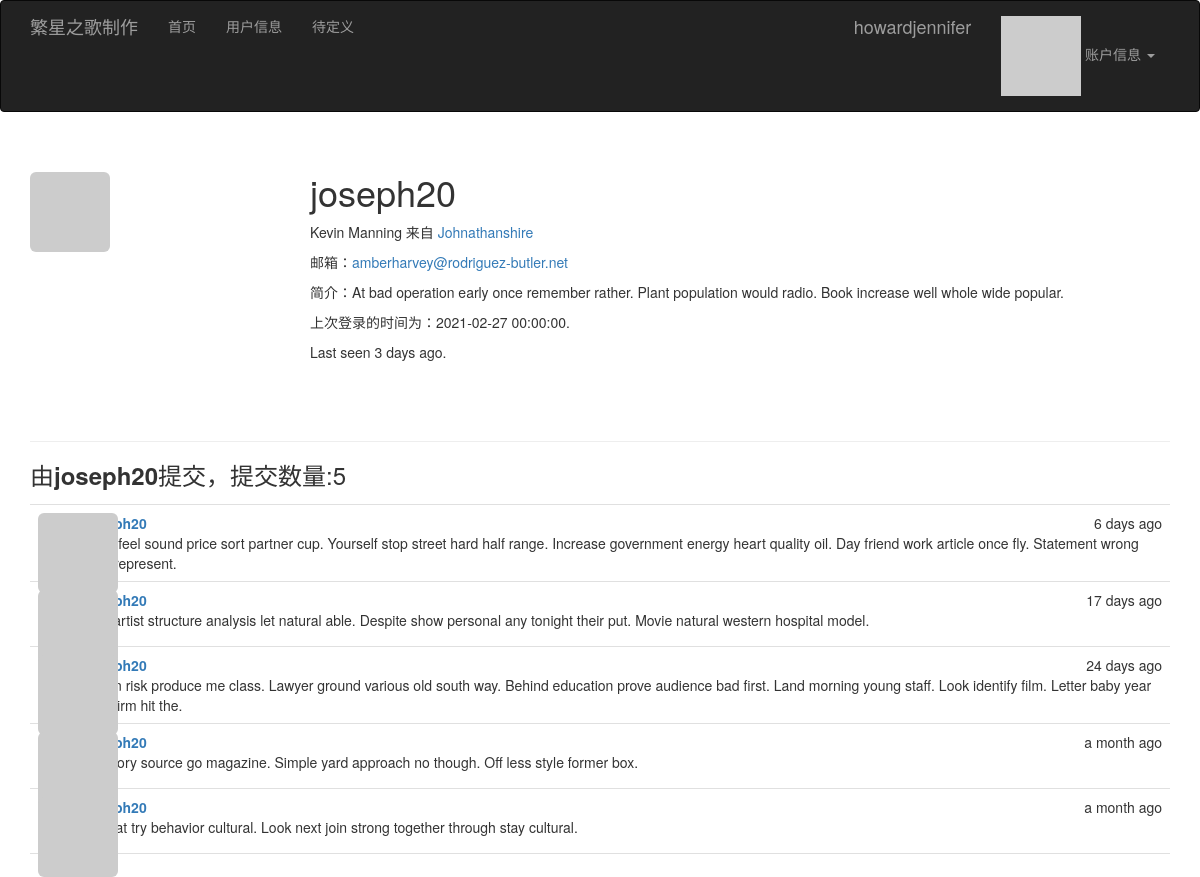
/user/joseph20 (signed in), run on the app's committed database.
### app/models.py (models this page shows, shortened)
class User(UserMixin, db.Model):
    __tablename__ = 'users'
    id = db.Column(db.Integer, primary_key=True)
    email = db.Column(db.String(64), unique=True, index=True)
    username = db.Column(db.String(64), unique=True, index=True)
    role_id = db.Column(db.Integer, db.ForeignKey('roles.id'))
    password_hash = db.Column(db.String(128))
    confirmed = db.Column(db.Boolean, default=False)
    name = db.Column(db.String(64))   #保留
    location = db.Column(db.String(64))     #修改1
    about_me = db.Column(db.Text())          #修改1
    member_since = db.Column(db.DateTime(), default=datetime.utcnow)   #修改1
    last_seen = db.Column(db.DateTime(), default=datetime.utcnow)    #保留
    avatar_hash = db.Column(db.String(32))      #和头像相关
    posts = db.relationship('Post', backref='author', lazy='dynamic')   #博客文章相关
    @property
    def password(self):
        raise AttributeError('password is not a readable attribute')
    def can(self, perm):
        return self.role is not None and self.role.has_permission(perm)
    def is_administrator(self):
        return self.can(Permission.ADMIN)
    def ping(self, commit=False):
        self.last_seen = datetime.utcnow()
        db.session.add(self)
        if commit:
            db.session.commit()
    def gravatar(self, size=100, default='identicon', rating='g'):
        url = 'https://secure.gravatar.com/avatar'
        hash = self.avatar_hash or self.gravatar_hash()
        return '{url}/{hash}?s={size}&d={default}&r={rating}'.format(
            url=url, hash=hash, size=size, default=default, rating=rating)

class Post(db.Model):
    __tablename__ = 'posts'
    id = db.Column(db.Integer, primary_key=True)
    body = db.Column(db.Text)
    timestamp = db.Column(db.DateTime, index=True, default=datetime.utcnow)
    author_id = db.Column(db.Integer, db.ForeignKey('users.id'))

### app/main/views.py (the view)
@main.route('/user/<username>')
def user(username):
    user = User.query.filter_by(username=username).first_or_404()
    posts = user.posts.order_by(Post.timestamp.desc()).all()
    return render_template('user.html', user=user, posts=posts)

### app/auth/views.py (called while the page is built)
@auth.before_app_request
def before_request():
    if current_user.is_authenticated:
        current_user.ping()
        if not current_user.confirmed \
                and request.endpoint \
                and request.blueprint != 'auth' \
                and request.endpoint != 'static':
            return redirect(url_for('auth.unconfirmed'))

### app/main/__init__.py (called while the page is built)
@main.app_context_processor
def inject_permissions():
    return dict(Permission=Permission)

### app/models.py (called while the page is built)
@login_manager.user_loader
def load_user(user_id):
    return User.query.get(int(user_id))

    def has_permission(self, perm):
        return self.permissions & perm == perm

### app/templates/user.html (shortened to what this page needs)
{% extends "base.html" %}
{% block page_content %}
<div class="page-header">
    <img class="img-rounded profile-thumbnail" src="{{ user.gravatar(size=256) }}">
    <div class="profile-header">
        <h1>{{ user.username }}</h1>
        {% if user.name or user.location %}
        <p>
            {% if user.name %}{{ user.name }}{% endif %}
            {% if user.location %}
                来自 <a href="https://www.amap.com/search?query={{ user.location }}">{{ user.location }}</a>
            {% endif %}
        </p>
        <p>邮箱：<a href="mailto:{{ user.email }}">{{ user.email }}</a></p>
        {% endif %}
        {% if user.about_me %}<p>简介：{{ user.about_me }}</p>{% endif %}
        <p>上次登录的时间为：{{ moment(user.member_since).format('YYYY-MM-DD HH:mm:ss') }}. </p>
        <p>Last seen {{ moment(user.last_seen).fromNow() }}.</p>
    </div>
</div>
<h3>由<nobr style="font-weight:bold">{{ user.username }}</nobr>提交，<nobr>提交数量:{{ user.posts.count() }}</nobr></h3>
{% include '_posts.html' %}
{% endblock %}

### app/templates/base.html (shortened to what this page needs)
{% extends "bootstrap/base.html" %}
{% block head %}
{{ super() }}
<link rel="stylesheet" type="text/css" href="{{ url_for('static', filename='styles.css') }}">
{% endblock %}
{% block navbar %}
<div class="navbar navbar-inverse" role="navigation">
    <div class="container">
        <div class="navbar-header">
            <a class="navbar-brand" href="{{ url_for('main.index') }}">繁星之歌制作</a>
        </div>
        <div class="navbar-collapse collapse">
            <ul class="nav navbar-nav">
                <li><a href="{{ url_for('main.index') }}">首页</a></li>
                {% if current_user.is_authenticated %}
                <li><a href="{{ url_for('main.user', username=current_user.username) }}">用户信息</a></li>
                {% endif %}
                <li><a href="{{ url_for('main.video') }}">待定义</a></li>
            </ul>
            <ul class="nav navbar-nav navbar-right">
                {% if current_user.is_authenticated %}
                <a class="navbar-brand" href="{{ url_for('main.index') }}">{% if current_user.is_authenticated %}{{ current_user.username }}{% endif %}</a>
                <li class="dropdown">
                    <a href="#" class="dropdown-toggle" data-toggle="dropdown">
                        <img src="{{ current_user.gravatar(size=18) }}">
                        账户信息 <b class="caret"></b>
                    </a>
                </li>
                {% else %}
                <li><a href="{{ url_for('auth.login') }}">登陆账户</a></li>
                {% endif %}
            </ul>
        </div>
    </div>
</div>
{% endblock %}
{% block content %}
<div class="container">
    {% block page_content %}{% endblock %}
</div>
{% endblock %}

### app/templates/_posts.html
<ul class="posts">
    {% for post in posts %}
    <li class="post">
        <div class="post-thumbnail">
            <a href="{{ url_for('.user', username=post.author.username) }}">
                <img class="img-rounded profile-thumbnail" src="{{ post.author.gravatar(size=40) }}">
            </a>
        </div>
        <div class="post-content">
            <div class="post-date">{{ moment(post.timestamp).fromNow() }}</div>
            <div class="post-author"><a href="{{ url_for('.user', username=post.author.username) }}">{{ post.author.username }}</a></div>
            <div class="post-body">{{ post.body }}</div>
        </div>
    </li>
    {% endfor %}
</ul>

### app/static/styles.css (style rules this page uses)
.profile-thumbnail { position: absolute; }
.profile-header { min-height: 260px; margin-left: 280px; }
ul.posts { list-style-type: none; padding: 0px; margin: 16px 0px 0px 0px; border-top: 1px solid #e0e0e0; }
ul.posts li.post { padding: 8px; border-bottom: 1px solid #e0e0e0; }
div.post-date { float: right; }
div.post-author { font-weight: bold; }
div.post-thumbnail { position: absolute; }
div.post-content { margin-left: 48px; min-height: 48px; }

### data on the page
User: username "howardjennifer"
User: username "joseph20", name "Kevin Manning", location "Johnathanshire", email "amberharvey@rodriguez-butler.net", about_me "At bad operation early once remember rather. Plant population would radio. Book increase well whole wide popular.", member_since "2021-02-27 00:00:00", last_seen "3 days ago"
Post: timestamp "6 days ago", body "Stuff feel sound price sort partner cup. Yourself stop street hard half range. Increase government energy heart quality oil. Day friend work article once fly. Statement wrong visit represent."
Post: timestamp "17 days ago", body "Mrs artist structure analysis let natural able. Despite show personal any tonight their put. Movie natural western hospital model."
Post: timestamp "24 days ago", body "Learn risk produce me class. Lawyer ground various old south way. Behind education prove audience bad first. Land morning young staff. Look identify film. Letter baby year skill firm hit the."
Post: timestamp "a month ago", body "Memory source go magazine. Simple yard approach no though. Off less style former box."
Post: timestamp "a month ago", body "If what try behavior cultural. Look next join strong together through stay cultural."

### other printed values
{{ user.posts.count() }} "5"
